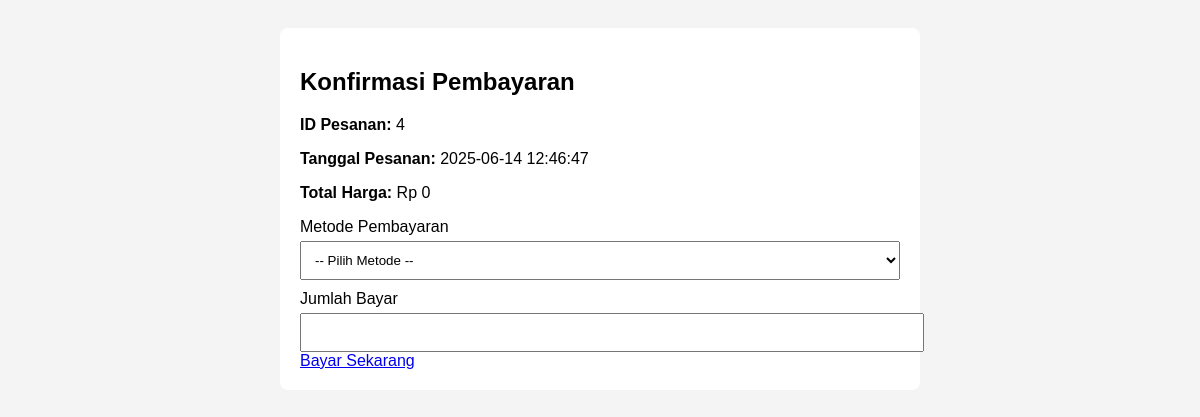
Page /payment.php?id=4 (signed in) on the committed database.
### tables this page shows
CREATE TABLE `pesanan` (
  `id_pesanan` int(11) NOT NULL,
  `id_user` int(11) NOT NULL,
  `id_kurir` int(11) DEFAULT NULL,
  `tanggal_pesanan` datetime DEFAULT current_timestamp(),
  `status_pesanan` enum('pending','diproses','dikirim','selesai','dibatalkan') DEFAULT 'pending',
  `alamat_pengiriman` text DEFAULT NULL,
  `total_harga` decimal(12,2) DEFAULT NULL,
  `status` enum('diproses','dikirim','selesai','dibatalkan') DEFAULT 'diproses',
  `total_price` int(11) DEFAULT 0,
  `order_date` datetime DEFAULT current_timestamp()
);

### payment.php (the view, shortened to what this page needs)
<?php
include 'config/db.php';
$pesanan_id = $_GET['id'] ?? null;
$user_id = $_SESSION['user']['id_user'];
$stmt = $conn->prepare("SELECT * FROM pesanan WHERE id_pesanan = ? AND id_user = ?");
$stmt->execute([$pesanan_id, $user_id]);
$pesanan = $stmt->fetch();
$success = "";
?>
<!DOCTYPE html>
<html>
<head>
</head>
<body>
<div class="container">
    <h2>Konfirmasi Pembayaran</h2>
    <p><strong>ID Pesanan:</strong> <?= $pesanan['id_pesanan'] ?></p>
    <p><strong>Tanggal Pesanan:</strong> <?= $pesanan['tanggal_pesanan'] ?></p>
    <p><strong>Total Harga:</strong> Rp <?= number_format($pesanan['total_harga'], 0, ',', '.') ?></p>
    <?php if ($success): ?>
        <div class="alert success"><?= $success ?></div>
    <?php else: ?>
        <form method="POST">
            <label for="metode">Metode Pembayaran</label>
            <select name="metode" required>
                <option value="">-- Pilih Metode --</option>
            </select>
            <label for="jumlah_bayar">Jumlah Bayar</label>
            <input type="number" name="jumlah_bayar" min="<?= $pesanan['total_harga'] ?>" required>
            <a href="payment.php?id=<?= $order['id_pesanan'] ?>">Bayar Sekarang</a>
        </form>
    <?php endif; ?>
</div>
</body>
</html>

### payment.php (style rules this page uses)
body { font-family: Arial; background: #f4f4f4; padding: 20px; }
.container { max-width: 600px; margin: auto; background: white; padding: 20px; border-radius: 8px; }
label { display: block; margin-top: 10px; }
input, select { width: 100%; padding: 10px; margin-top: 5px; }

### rows in the picture
pesanan: id_pesanan "4", tanggal_pesanan "2025-06-14 12:46:47", total_harga "0"
